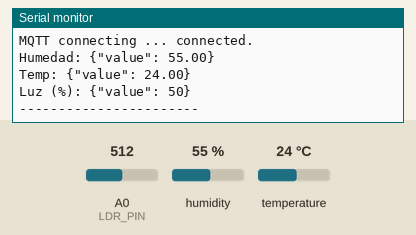
Simulated run of this sketch. Board: ESP8266 (NodeMCU). Parts: the last lines printed to the serial monitor. The inputs (shaded band) are chosen by the test bench; at power-on: humidity 55 %, A0 (LDR_PIN) = 512, temperature 24 °C. WiFi joins after 1.5 s; servers stay silent unless stated; the local clock reads 2024-03-15 10:24:30 at power-on unless the sketch sets it; no MQTT or app messages arrive unless stated; not simulated (calls return 0 or success): secrets.h.

Above: at 3.2 s.
3.3 s: humidity set to 22 %
8.9 s: A0 (LDR_PIN) set to 716
At 13.4 s:
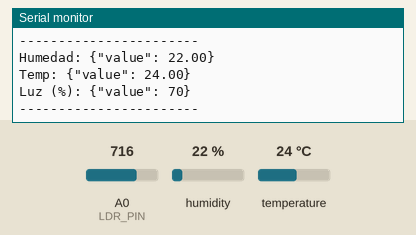
14.5 s: temperature set to 12 °C
At 18.2 s:
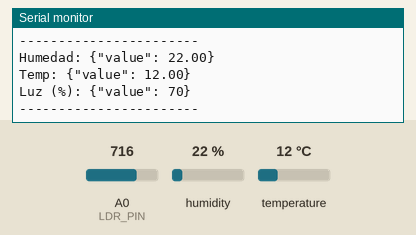
20.1 s: A0 (LDR_PIN) set to 900
At 23.1 s:
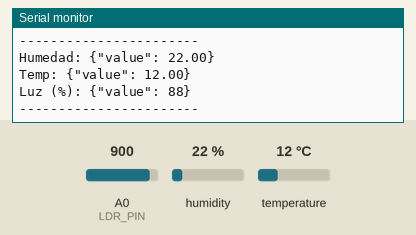
25.7 s: humidity set to 40 %
Timing chart, 0 to 28.7 s (numbered marks = the images above; inputs shaded):
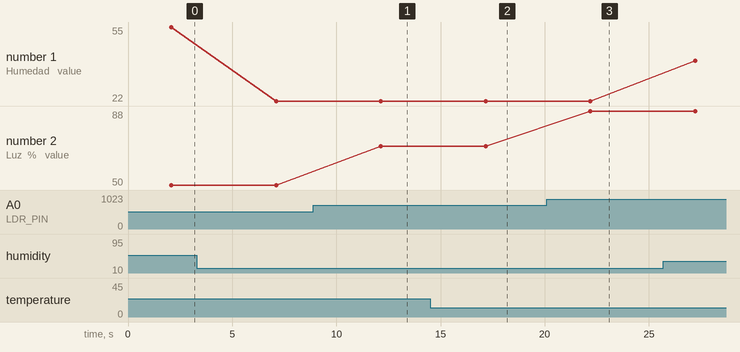

Measured:
- after the input at 8.9 s, the serial monitor: prints a new line after 3.2 s (image 1)
- after the input at 14.5 s, the serial monitor: prints a new line after 2.7 s (image 2)
- after the input at 20.1 s, the serial monitor: prints a new line after 2.1 s (image 3)
- plotted number 1: 55 → 22 after the input at 3.3 s, 22 → 40 after the input at 25.7 s
- plotted number 2: 50 → 70 after the input at 8.9 s, 70 → 88 after the input at 20.1 s

The sketch:

nube_lab_luminosidad.ino
```cpp
#include <ESP8266WiFi.h>
#include <WiFiClientSecure.h>
#include <time.h>
#include <PubSubClient.h>
#include "DHT.h"

// --- CONFIGURACIÓN DE SENSORES ---
#define DHTTYPE DHT11
#define dht_dpin 4
DHT dht(dht_dpin, DHTTYPE);

#define LDR_PIN A0 // Pin analógico para la fotorresistencia

// --- CREDENCIALES ---
// (Asegúrate de que secrets.h exista o define aquí tus certificados si los usas)
#include "secrets.h"

const char ssid[] = "******";        // Nombre de tu red
const char pass[] = "******";      // Contraseña de tu red
#define HOSTNAME "c.riosp"              // Tu usuario

// --- CONFIGURACIÓN MQTT ---
const char MQTT_HOST[] = "iotlab.virtual.uniandes.edu.co";
const int MQTT_PORT = 8082;
const char MQTT_USER[] = "c.riosp";
const char MQTT_PASS[] = "202325487";

const char MQTT_SUB_TOPIC[] = HOSTNAME "/";
const char MQTT_PUB_TOPIC1[] = "humedad/bogota/" HOSTNAME;
const char MQTT_PUB_TOPIC2[] = "temperatura/bogota/" HOSTNAME;
const char MQTT_PUB_TOPIC3[] = "luminosidad/bogota/" HOSTNAME;

// --- CLIENTES DE RED ---
BearSSL::WiFiClientSecure net;
PubSubClient client(net);

time_t now;
unsigned long lastMillis = 0;

void mqtt_connect() {
  while (!client.connected()) {
    Serial.print("Time: ");
    Serial.print(ctime(&now));
    Serial.print("MQTT connecting ... ");
    if (client.connect(HOSTNAME, MQTT_USER, MQTT_PASS)) {
      Serial.println("connected.");
    } else {
      Serial.println("Problema con la conexión, revise los valores de las constantes MQTT");
      Serial.print("Código de error = ");
      Serial.println(client.state());
      if ( client.state() == MQTT_CONNECT_UNAUTHORIZED ) {
        ESP.deepSleep(0);
      }
      delay(5000);
    }
  }
}

void receivedCallback(char* topic, byte* payload, unsigned int length) {
  Serial.print("Received [");
  Serial.print(topic);
  Serial.print("]: ");
  for (int i = 0; i < length; i++) {
    Serial.print((char)payload[i]);
  }
  Serial.println();
}

void setup() {
  Serial.begin(115200);
  pinMode(LDR_PIN, INPUT); // Configurar pin analógico

  Serial.println("\nIniciando conexión WiFi...");
  WiFi.hostname(HOSTNAME);
  WiFi.mode(WIFI_STA);
  WiFi.begin(ssid, pass);

  while (WiFi.status() != WL_CONNECTED) {
    if ( WiFi.status() == WL_NO_SSID_AVAIL || WiFi.status() == WL_WRONG_PASSWORD ) {
      Serial.print("\nError en credenciales WiFi");
      ESP.deepSleep(0);
    }
    Serial.print(".");
    delay(1000);
  }
  Serial.println(" WiFi conectado!");

  // Sincronización de hora
  configTime(-5 * 3600, 0, "pool.ntp.org", "time.nist.gov");
  now = time(nullptr);
  while (now < 1510592825) {
    delay(500);
    now = time(nullptr);
  }

  // Configuración de Seguridad
  net.setInsecure();

  client.setServer(MQTT_HOST, MQTT_PORT);
  client.setCallback(receivedCallback);
  mqtt_connect();

  dht.begin();
}

void loop() {
  if (WiFi.status() != WL_CONNECTED) {
    while (WiFi.waitForConnectResult() != WL_CONNECTED) {
      WiFi.begin(ssid, pass);
      delay(500);
    }
  } else {
    if (!client.connected()) {
      mqtt_connect();
    } else {
      client.loop();
    }
  }

  now = time(nullptr);

  // --- LECTURA DE SENSORES ---
  float h = dht.readHumidity();
  float t = dht.readTemperature();

  // Lectura LDR y conversión a porcentaje
  int valorCrudo = analogRead(LDR_PIN);
  int porcentajeLuz = map(valorCrudo, 0, 1023, 0, 100);

  // --- CREACIÓN DE PAYLOADS JSON ---

  // Humedad
  String jsonH = "{\"value\": "+ String(h) + "}";
  char p1[jsonH.length()+1];
  jsonH.toCharArray(p1, jsonH.length()+1);

  // Temperatura
  String jsonT = "{\"value\": "+ String(t) + "}";
  char p2[jsonT.length()+1];
  jsonT.toCharArray(p2, jsonT.length()+1);

  // Luminosidad
  String jsonL = "{\"value\": "+ String(porcentajeLuz) + "}";
  char p3[jsonL.length()+1];
  jsonL.toCharArray(p3, jsonL.length()+1);

  // --- ENVÍO DE DATOS ---
  if ( !isnan(h) && !isnan(t) ) {
    client.publish(MQTT_PUB_TOPIC1, p1, false);
    client.publish(MQTT_PUB_TOPIC2, p2, false);
    client.publish(MQTT_PUB_TOPIC3, p3, false);

    // Impresión en Monitor Serial
    Serial.print("Humedad: "); Serial.println(p1);
    Serial.print("Temp: "); Serial.println(p2);
    Serial.print("Luz (%): "); Serial.println(p3);
    Serial.println("-----------------------");
  } else {
    Serial.println("Error leyendo el sensor DHT11");
  }

  delay(5000); // Esperar 5 segundos
}
```
